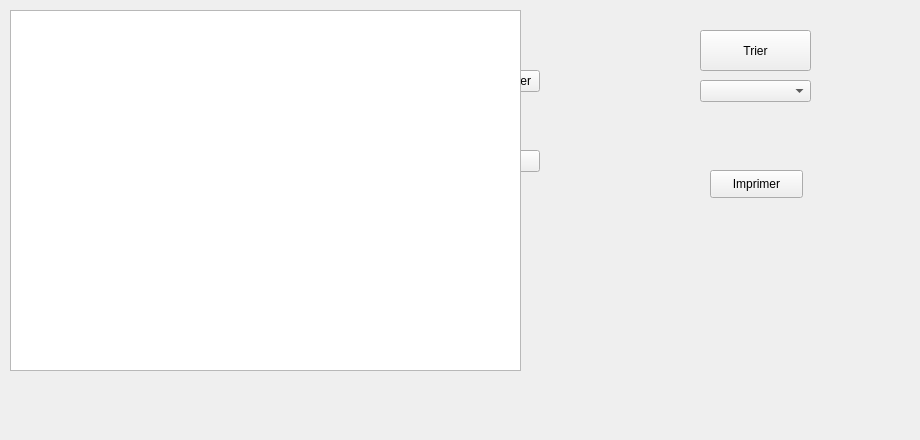
        <widget class="QWidget" name="tab_17">
         <attribute name="icon">
          <iconset>
           <normaloff>../../gestion_fournisseur/A.png</normaloff>../../gestion_fournisseur/A.png</iconset>
         </attribute>
         <attribute name="title">
          <string>Afficher</string>
         </attribute>
         <widget class="QLabel" name="label_50">
          <property name="geometry">
           <rect>
            <x>-34</x>
            <y>-27</y>
            <width>911</width>
            <height>431</height>
           </rect>
          </property>
          <property name="text">
           <string/>
          </property>
          <property name="pixmap">
           <pixmap>../../gestion_fournisseur/1.png</pixmap>
          </property>
         </widget>
         <widget class="QLabel" name="label_40">
          <property name="geometry">
           <rect>
            <x>400</x>
            <y>20</y>
            <width>111</width>
            <height>16</height>
           </rect>
          </property>
          <property name="text">
           <string>Référence de produit :</string>
          </property>
         </widget>
         <widget class="QPushButton" name="pushButton_25">
          <property name="geometry">
           <rect>
            <x>460</x>
            <y>70</y>
            <width>80</width>
            <height>22</height>
           </rect>
          </property>
          <property name="text">
           <string>Rechercher</string>
          </property>
         </widget>
         <widget class="QPushButton" name="pushButton_26">
          <property name="geometry">
           <rect>
            <x>460</x>
            <y>150</y>
            <width>80</width>
            <height>22</height>
           </rect>
          </property>
          <property name="text">
           <string>Trier</string>
          </property>
         </widget>
         <widget class="QPushButton" name="pushButton_29">
          <property name="geometry">
           <rect>
            <x>670</x>
            <y>270</y>
            <width>151</width>
            <height>101</height>
           </rect>
          </property>
          <property name="styleSheet">
           <string notr="true">#pushButton_29{
	image: url(:/new/prefix1/i,qge/A.png);
border:none;}</string>
          </property>
          <property name="text">
           <string/>
          </property>
         </widget>
         <widget class="QTableView" name="tableView_3">
          <property name="geometry">
           <rect>
            <x>10</x>
            <y>10</y>
            <width>511</width>
            <height>361</height>
           </rect>
          </property>
         </widget>
         <widget class="QPushButton" name="pushButton_33">
          <property name="geometry">
           <rect>
            <x>700</x>
            <y>30</y>
            <width>111</width>
            <height>41</height>
           </rect>
          </property>
          <property name="text">
           <string>Trier</string>
          </property>
         </widget>
         <widget class="QComboBox" name="comboBox_3">
          <property name="geometry">
           <rect>
            <x>700</x>
            <y>80</y>
            <width>111</width>
            <height>22</height>
           </rect>
          </property>
          <property name="placeholderText">
           <string>Selon prix</string>
          </property>
         </widget>
         <widget class="QPushButton" name="pushButton_46">
          <property name="geometry">
           <rect>
            <x>710</x>
            <y>170</y>
            <width>93</width>
            <height>28</height>
           </rect>
          </property>
          <property name="text">
           <string>Imprimer</string>
          </property>
         </widget>
         <zorder>label_40</zorder>
         <zorder>pushButton_25</zorder>
         <zorder>pushButton_26</zorder>
         <zorder>label_50</zorder>
         <zorder>pushButton_29</zorder>
         <zorder>tableView_3</zorder>
         <zorder>pushButton_33</zorder>
         <zorder>comboBox_3</zorder>
         <zorder>pushButton_46</zorder>
        </widget>
